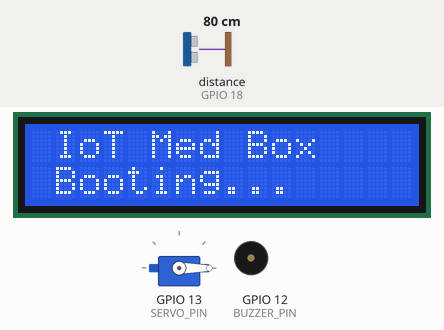
A sketch run on a simulated ESP32. On the bench: servo, 16×2 character LCD, buzzer (waves = sounding, pin HIGH). The test bench sets the inputs (shaded band); at power-on: distance to the obstacle (sensor on GPIO 18) 80 cm. The echo pulse lasts 58.3 µs per cm; WiFi joins after 1.5 s; servers stay silent unless stated; web services answer with replies made up by the test bench; pins used as bus, display or sensor lines are not drawn; what the sketch prints to the serial monitor is not drawn.

Above: at 0.1 s.
At 2.5 s:
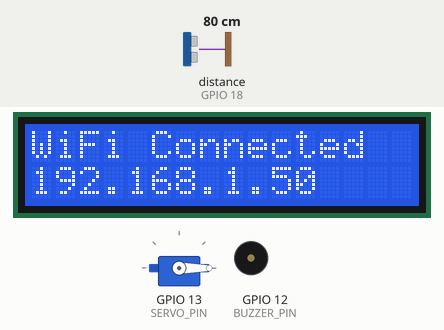
At 3.9 s:
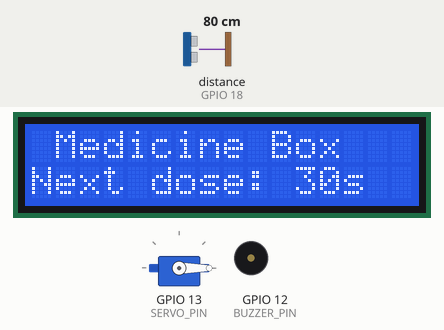
At 34.8 s:
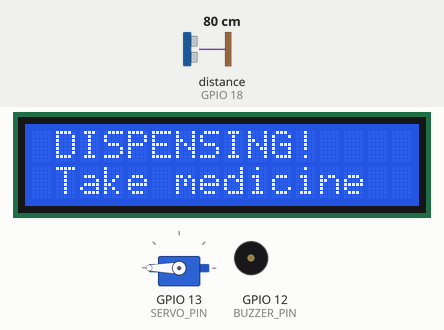
Timing chart, 0 to 39.8 s (numbered marks = the images above):
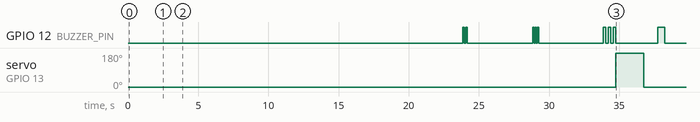

The sketch:

Iot-Medicine-Dispenser.ino
```cpp
#include <Wire.h>
#include <LiquidCrystal_I2C.h>
#include <ESP32Servo.h>
#include <WiFi.h>
#include <HTTPClient.h>
#include <WiFiClientSecure.h>

// ==================== CONFIG ====================
const char* ssid = "your wifi";
const char* password = "your ssid";

// Twilio
String ACCOUNT_SID   = "SID";
String AUTH_TOKEN    = "AUth TOken";
String TWILIO_NUMBER = "Number";
String CALL_TO       = "Recevier Number";

// Telegram
const String BOT_TOKEN = "Token";
const String CHAT_ID   = "Chat Id";

// =====================================================

LiquidCrystal_I2C lcd(0x27, 16, 2);
Servo dispenserServo;

const int SERVO_PIN  = 13;
const int BUZZER_PIN = 12;
const int TRIG_PIN   = 5;
const int ECHO_PIN   = 18;

const int COUNTDOWN_SECONDS    = 30;
const int TAKE_TIMEOUT_SECONDS = 30;
const float HAND_THRESHOLD_CM  = 5.0;

int secondsLeft = COUNTDOWN_SECONDS;
unsigned long lastTick = 0;
bool wifiConnected = false;

// ------------------------------------------------------------------
// Telegram
void sendTelegram(String message) {
  if (!wifiConnected) return;
  message.replace(" ", "%20");
  HTTPClient http;
  String url = "https://api.telegram.org/bot" + BOT_TOKEN + "/sendMessage?chat_id=" + CHAT_ID + "&text=" + message;
  http.begin(url);
  http.GET();
  http.end();
  Serial.println("Telegram Sent: " + message);
}

// ------------------------------------------------------------------
// Twilio Call
void makeTwilioCall() {
  if (!wifiConnected) {
    Serial.println("No WiFi - Cannot make call");
    return;
  }
  WiFiClientSecure client;
  client.setInsecure();
  HTTPClient https;

  String url = "https://api.twilio.com/2010-04-01/Accounts/" + ACCOUNT_SID + "/Calls.json";
  String twiml = "<Response><Say voice='Polly.Joanna'>Please take your medicine immediately.</Say><Pause length='1'/><Say voice='Polly.Joanna'>Marundai sapudunga.</Say></Response>";

  String encoded = twiml;
  encoded.replace(" ", "%20"); encoded.replace("<", "%3C"); encoded.replace(">", "%3E");
  encoded.replace("'", "%27"); encoded.replace(",", "%2C"); encoded.replace(".", "%2E");

  String postData = "To=" + CALL_TO + "&From=" + TWILIO_NUMBER + "&Twiml=" + encoded;

  https.begin(client, url);
  https.setAuthorization(ACCOUNT_SID.c_str(), AUTH_TOKEN.c_str());
  https.addHeader("Content-Type", "application/x-www-form-urlencoded");

  int code = https.POST(postData);
  Serial.println((code == 201) ? "✅ Twilio Call Sent Successfully!" : "❌ Twilio Call Failed");
  https.end();
}

// ------------------------------------------------------------------
// Ultrasonic
float getDistance() {
  digitalWrite(TRIG_PIN, LOW);
  delayMicroseconds(2);
  digitalWrite(TRIG_PIN, HIGH);
  delayMicroseconds(10);
  digitalWrite(TRIG_PIN, LOW);
  long duration = pulseIn(ECHO_PIN, HIGH, 25000);
  float distance = (duration * 0.0343) / 2.0;
  return (distance < 0 || distance > 400) ? 999 : distance;
}

// ------------------------------------------------------------------
// Buzzer & LCD
void buzzBeep(int times, int onMs, int offMs) {
  for (int i = 0; i < times; i++) {
    digitalWrite(BUZZER_PIN, HIGH); delay(onMs);
    digitalWrite(BUZZER_PIN, LOW);
    if (i < times-1) delay(offMs);
  }
}

void showCountdown(int secs) {
  lcd.setCursor(0, 0); lcd.print(" Medicine Box ");
  lcd.setCursor(0, 1); lcd.print("Next dose: ");
  if (secs < 10) lcd.print("0");
  lcd.print(secs); lcd.print("s ");
}

// ------------------------------------------------------------------
// Dispense Function
void dispenseMedicine() {
  Serial.println("\n=== DISPENSING MEDICINE ===");

  lcd.clear();
  lcd.setCursor(0, 0); lcd.print(" DISPENSING! ");
  lcd.setCursor(0, 1); lcd.print(" Take medicine ");

  buzzBeep(3, 200, 150);
  dispenserServo.write(180);
  delay(2000);
  dispenserServo.write(0);
  delay(1000);
  buzzBeep(1, 500, 0);

  sendTelegram("🔔 Medicine dispensed! Please take now.");

  // Hand Detection Phase
  Serial.println("Starting 30s hand detection...");
  lcd.clear();
  lcd.setCursor(0, 0); lcd.print(" Take Medicine ");
  lcd.setCursor(0, 1); lcd.print("Detecting.. ");

  unsigned long start = millis();
  bool taken = false;

  while (millis() - start < TAKE_TIMEOUT_SECONDS * 1000UL) {
    float dist = getDistance();
    Serial.printf("Distance: %.1f cm\n", dist);

    if (dist < HAND_THRESHOLD_CM) {
      taken = true;
      Serial.println("✅ Hand Detected!");
      break;
    }

    int left = TAKE_TIMEOUT_SECONDS - ((millis()-start)/1000);
    lcd.setCursor(13,1);
    lcd.print(left < 10 ? "0" : ""); lcd.print(left); lcd.print("s");
    delay(700);
  }

  if (taken) {
    Serial.println("Medicine Taken Successfully");
    lcd.clear();
    lcd.setCursor(0,0); lcd.print(" Medicine Taken ");
    lcd.setCursor(0,1); lcd.print(" Thank You! 👍 ");
    buzzBeep(3,150,100);
    sendTelegram("✅ Medicine taken successfully!");
  } else {
    Serial.println("❌ No Response - Calling Caretaker");
    lcd.clear();
    lcd.setCursor(0,0); lcd.print(" NO RESPONSE! ");
    lcd.setCursor(0,1); lcd.print(" Calling Carer ");
    buzzBeep(8,120,80);
    makeTwilioCall();
    sendTelegram("🚨 URGENT: Medicine NOT taken! Called caretaker.");
  }

  delay(2500);
  secondsLeft = COUNTDOWN_SECONDS;
  lastTick = millis();
  showCountdown(secondsLeft);
}

// ------------------------------------------------------------------
// SETUP
void setup() {
  Serial.begin(115200);
  Serial.println("\n=== IoT Medicine Dispenser Starting ===\n");

  pinMode(BUZZER_PIN, OUTPUT);
  pinMode(TRIG_PIN, OUTPUT);
  pinMode(ECHO_PIN, INPUT);

  dispenserServo.attach(SERVO_PIN, 500, 2400);
  dispenserServo.write(0);

  Wire.begin(21, 22);
  lcd.init();
  lcd.backlight();

  lcd.clear();
  lcd.setCursor(0, 0); lcd.print(" IoT Med Box ");
  lcd.setCursor(0, 1); lcd.print(" Booting... ");
  delay(800);

  // WiFi
  WiFi.begin(ssid, password);
  Serial.print("Connecting WiFi");
  unsigned long wifiStart = millis();
  while (WiFi.status() != WL_CONNECTED && (millis() - wifiStart < 12000)) {
    delay(300);
    Serial.print(".");
  }

  wifiConnected = (WiFi.status() == WL_CONNECTED);

  if (wifiConnected) {
    Serial.println("\nWiFi Connected! IP: " + WiFi.localIP().toString());
    lcd.clear();
    lcd.setCursor(0, 0); lcd.print("WiFi Connected");
    lcd.setCursor(0, 1); lcd.print(WiFi.localIP().toString());
    sendTelegram("🟢 Medicine Dispenser Started Successfully!");
  } else {
    Serial.println("\nWiFi Failed - Running Offline");
    lcd.clear();
    lcd.setCursor(0, 0); lcd.print("WiFi Failed!");
    lcd.setCursor(0, 1); lcd.print("Offline Mode");
  }

  delay(1200);
  lcd.clear();
  lastTick = millis();
  showCountdown(secondsLeft);

  Serial.println("✅ System Ready - Fast Boot Mode\n");
}

// ------------------------------------------------------------------
// LOOP
void loop() {
  unsigned long now = millis();
  if (now - lastTick >= 1000) {
    lastTick += 1000;
    secondsLeft--;

    if (secondsLeft <= 0) {
      dispenseMedicine();
    } else {
      showCountdown(secondsLeft);
      if (secondsLeft == 10) buzzBeep(2, 100, 100);
      if (secondsLeft == 5)  buzzBeep(3, 80, 80);
    }
  }
}
```

Measured:
- by itself, GPIO 12 (BUZZER_PIN): LOW → HIGH at 23.9 s, → LOW 0.10 s later, → HIGH 0.10 s later, → LOW 0.10 s later, … (18 changes in this stretch)
- by itself, servo on GPIO 13 (SERVO_PIN): 0° → 180° at 34.8 s, → 0° 2.0 s later
- what the display in image 1 shows lasts 1.5 s, from 2.4 s to 3.9 s
- what the display in image 2 shows lasts 1.0 s, from 3.9 s to 4.9 s
